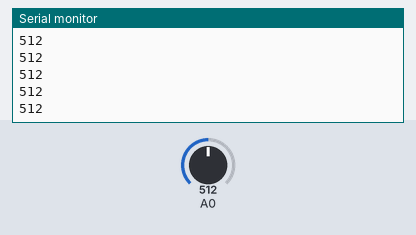
The sketch below on a simulated Arduino Uno, built with avr-gcc and run on an emulated ATmega328P. Shown: the last lines printed to the serial monitor. The inputs (shaded band) are chosen by the test bench; at power-on: A0 = 512.

Above: at 1.2 s.
1.3 s: A0 set to 716
At 1.31 s:
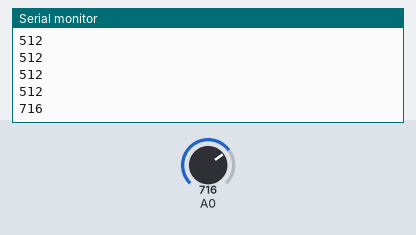
2.8 s: A0 set to 900
At 2.81 s:
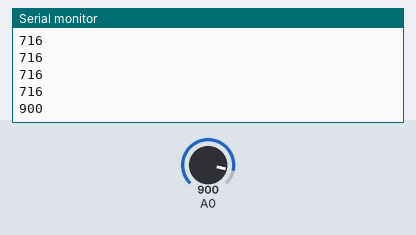
Timing chart, 0 to 5.8 s (numbered marks = the images above; inputs shaded):
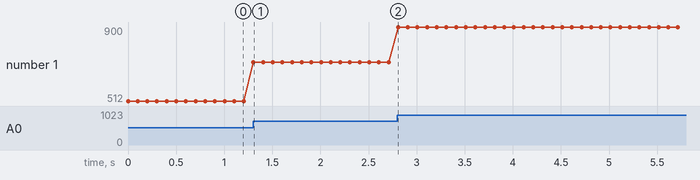

Measured:
- after the input at 1.3 s, the serial monitor: prints a new line at once (image 1)
- after the input at 2.8 s, the serial monitor: prints a new line at once (image 2)
- plotted number 1: 512 → 716 after the input at 1.3 s, 716 → 900 after the input at 2.8 s

The sketch:

Heater.ino
```cpp
long valor=0;

void setup() {
  // put your setup code here, to run once:
    Serial.begin(115200);
    analogReference(INTERNAL);
}

void loop() {
  // put your main code here, to run repeatedly:
 valor = analogRead(A0);

  //Imprimimos por el monitor serie
  Serial.println(valor);
  delay(100);
}
```
